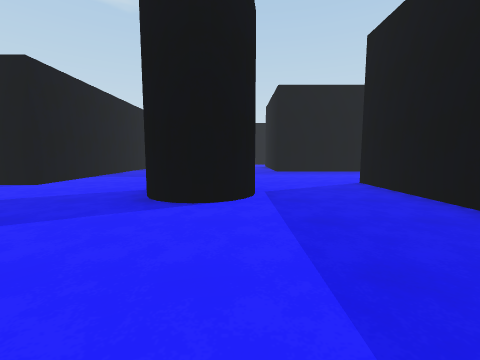
View 1 (above)

19 first-person views from a walk through a 3-D level made in the Unity game engine. The camera is 1.2 m above the floor, tilts 6° down and sees 90° across. The floor is counted in squares, 2 m on a side. Each view is taken from the middle of a square. On the plan, view 1 faces up. The plan holds only what a view shows up to about 9 squares ahead; the rest is blank. The place goes on beyond the plan. The player character is not drawn.

View 2
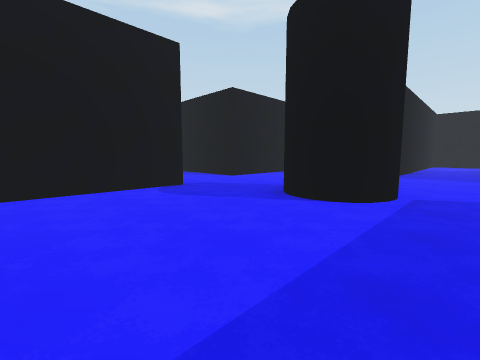

View 3
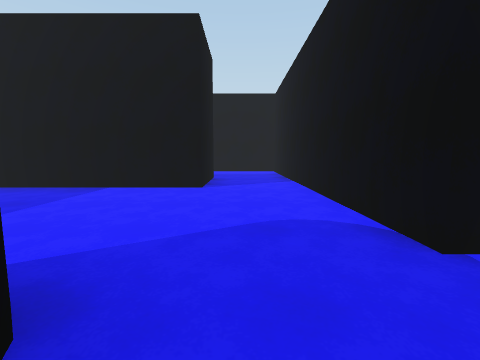

View 4
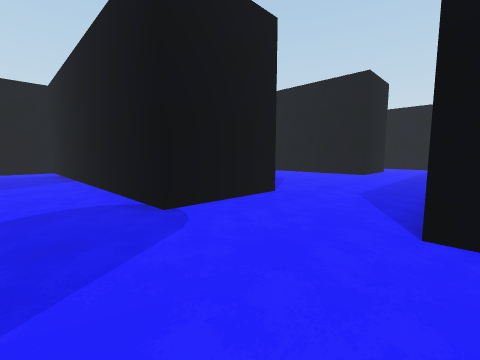

View 5
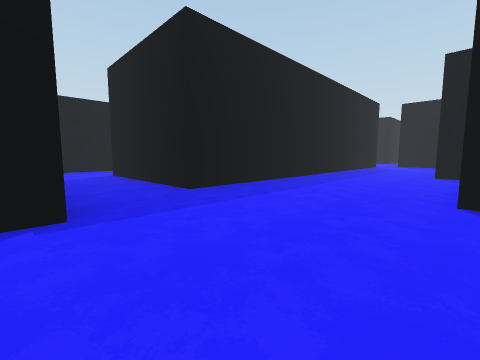

View 6
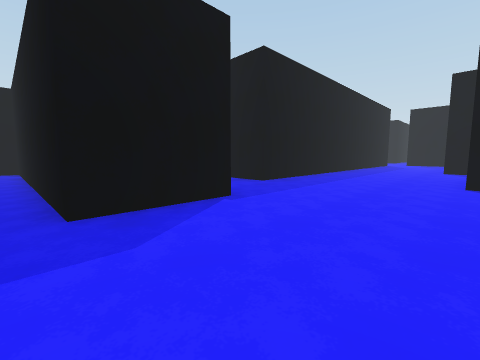

View 7
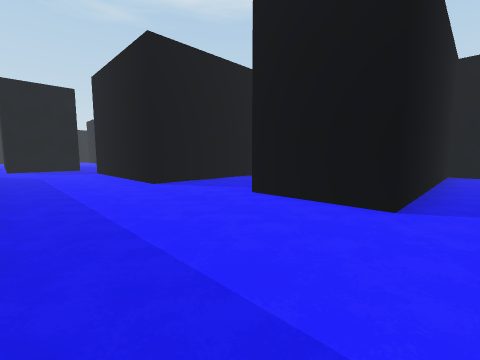

View 8
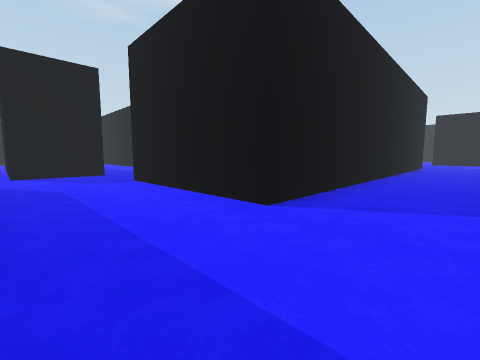

View 9
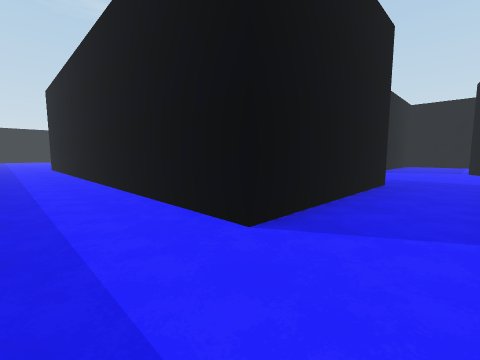

View 10
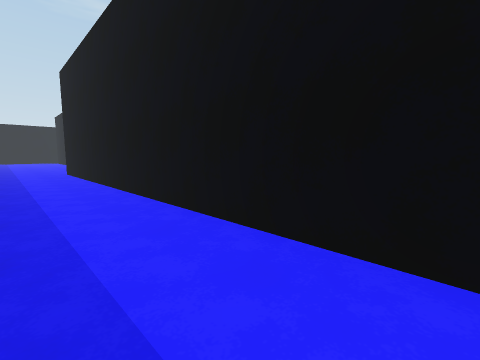

View 11
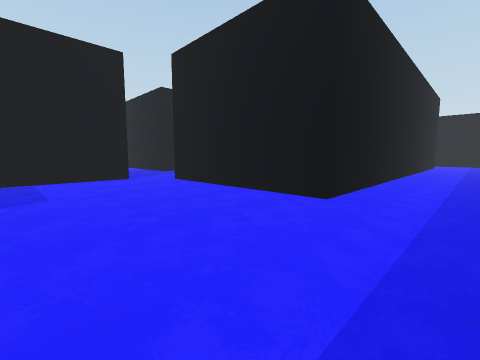

View 12
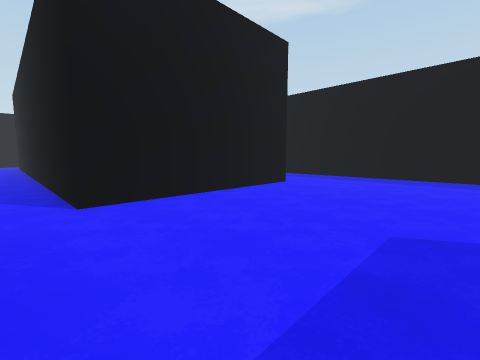

View 13
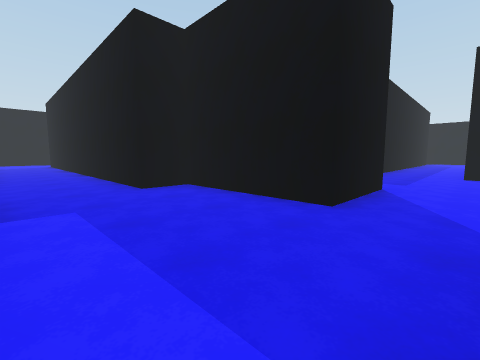

View 14
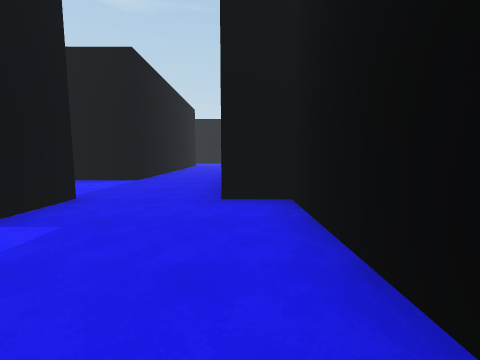

View 15
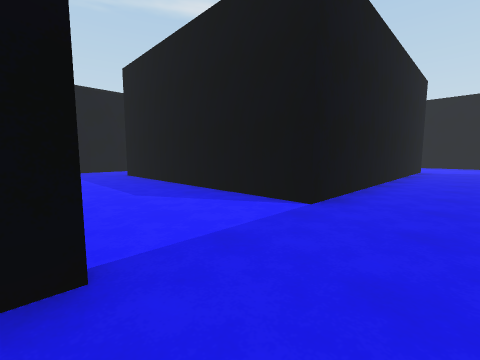

View 16
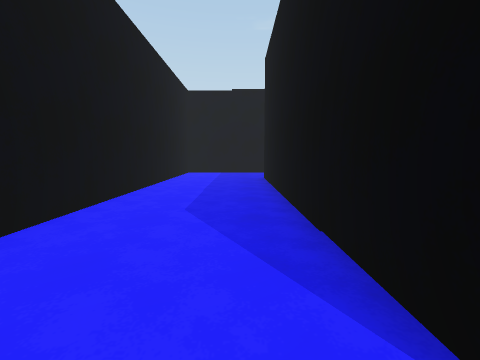

View 17
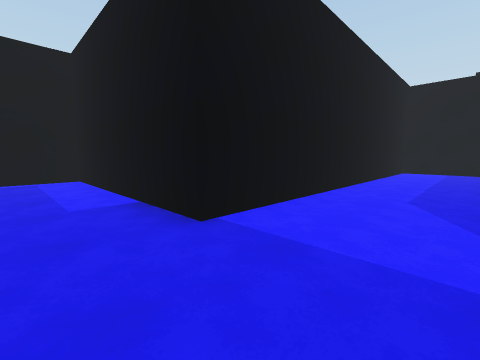

View 18
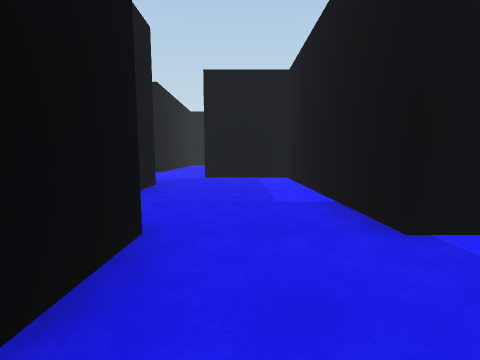

View 19
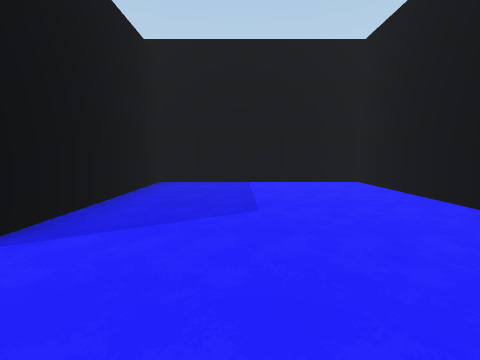

### Floor plan
Points are (right, up) in squares from view 1. A wall is a line through its corners. A room is listed if a view was taken in it or the views show most of it. See-through windows are left out.
Room 1 (views 1, 2, 3, 6)
walls: (0, 3.1) (-0.4, 2.9); (-3.2, 2.6) (-3.2, -2.5); (-1.3, -2.4) (-1.3, -0.4) (2.6, -0.4) (2.6, 5.1)
ways out: opening at (-2.5, -1.5) to room 2; opening at (-0.5, 4.2) to room 2; opening at (-4.5, 3.5) to room 3
Room 2 (views 4, 5, 7, 8, 9, 10, 11, 12, 13, 14, 15, 16, 17, 18)
walls: (2.6, 5.1) (4.6, 5.1) (4.6, -2.4) (-1.3, -2.4); (1.3, 8.6) (1.3, 12.6) (11.9, 12.6) (11.9, 8.6) (1.3, 8.6); (-0.5, 7.6) (-2.6, 7.6) (-2.6, 14.8) (-3, 14.8); (-0.6, 11.2) (-0.6, 8); (12.7, 5.8) (12.7, 7.9) (15, 7.9); (2, 14.8) (0.4, 14.8); (-4, 9) (-4, 4.8); (-3.2, -2.5) (-3.2, -4.7) (4.7, -4.7) (4.7, -9.3) (7, -9.3); (15.1, 14.8) (10.4, 14.8); (7.7, -7.8) (7.7, -4.8) (6.7, -4.8) (6.7, 5.8) (10.7, 5.8)
ways out: opening at (-2.5, -1.5) to room 1; opening at (-0.5, 4.2) to room 1; opening at (8, -8.5); opening at (11.5, 6)
Room 3 (view 19)
walls: (-9.6, 2.6) (-9.6, -1.3) (-5.2, -1.3) (-5.2, 2.6) (-3.2, 2.6); (-4, 4.8) (-6.8, 4.8)
ways out: opening at (-4.5, 3.5) to room 1; opening at (-10.5, 3.5)

Where each view was taken, in squares from view 1:
view 1: 0 up, 0 right, facing up
view 2: 0 up, 1 right, facing up-left
view 3: 4 up, 2 left, facing down
view 4: 5 up, 2 left, facing down-left
view 5: 5 up, 1 left, facing up-right
view 6: 5 up, 3 left, facing up-right
view 7: 8 up, 2 right, facing down-right
view 8: 8 up, 5 right, facing down-right
view 9: 14 up, 0 right, facing down-right
view 10: 14 up, 3 right, facing down-right
view 11: 14 up, 15 right, facing down-left
view 12: 8 up, 15 right, facing up-left
view 13: 9 down, 5 right, facing up-right
view 14: 8 down, 7 right, facing up
view 15: 5 down, 6 right, facing up-left
view 16: 3 down, 5 right, facing left
view 17: 3 down, 6 right, facing down-left
view 18: 3 down, 6 right, facing down
view 19: 4 up, 7 left, facing down
